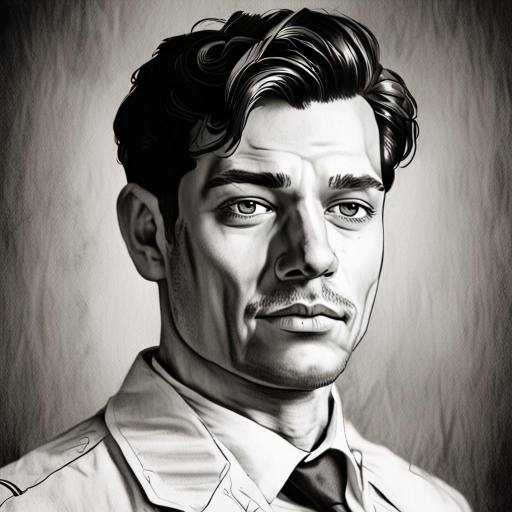
#> input picture scratch/test_cf_t2i.png, 1024 x 1024 px, found by its file name (shown at 1/2 size)
$ python test_inpaint_formats.py
#> lines starting #> are read from the running program, lines starting #| are printed output that depends on the picture; after the words box and inside, x2 and y2 are one past the last pixel; in counts of white or black regions, pixels touching at a corner belong together
import os
import requests
import io
import base64
from PIL import Image, ImageDraw
from dotenv import load_dotenv

project_root = r"c:\important\faces-art-station"
load_dotenv(os.path.join(project_root, ".env"))

account_id = os.getenv("CLOUDFLARE_ACCOUNT_ID", "").strip()
api_token = os.getenv("CLOUDFLARE_API_TOKEN", "").strip()

headers = {
    "Authorization": f"Bearer {api_token}",
    "Content-Type": "application/json"
}

model_inpaint = "@cf/runwayml/stable-diffusion-v1-5-inpainting"
url_inpaint = f"https://api.cloudflare.com/client/v4/accounts/{account_id}/ai/run/{model_inpaint}"

# Load test image generated previously
test_img_path = "scratch/test_cf_t2i.png"
if not os.path.exists(test_img_path):
    # create dummy
    img = Image.new("RGB", (512, 512), color="lightgray")
    img.save(test_img_path)

img = Image.open(test_img_path).convert("RGB").resize((512, 512))
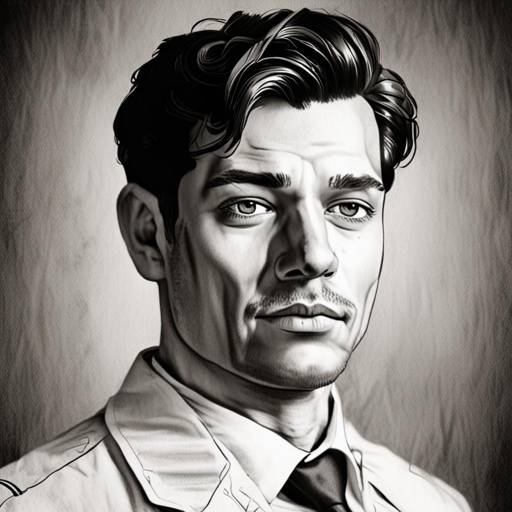
#> img: PIL image 512x512 RGB; mean R, G, B 128.7, 124.7, 120.7

# Create a nose mask (white = area to inpaint, black = area to keep)
w, h = 512, 512
mask = Image.new("L", (w, h), 0)
#> mask: PIL image 512x512 L; every value is 0
d = ImageDraw.Draw(mask)
d.rounded_rectangle([w * 0.36, h * 0.44, w * 0.64, h * 0.59], radius=12, fill=255)

# Convert to PNG bytes
img_buf = io.BytesIO()
img.save(img_buf, format="PNG")
img_bytes = img_buf.getvalue()

mask_buf = io.BytesIO()
mask.save(mask_buf, format="PNG")
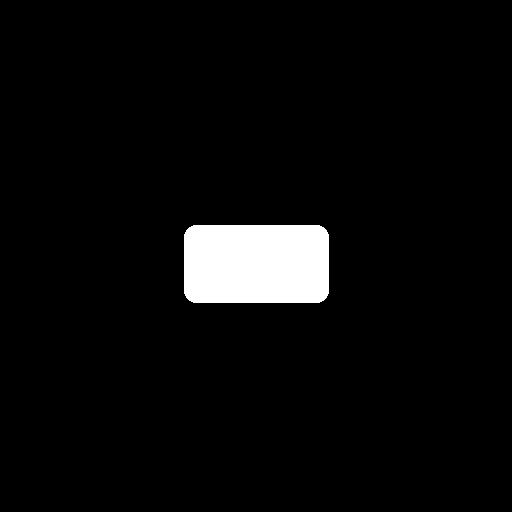
#> mask: PIL image 512x512 L; 4.3% white; 1 white region, box (x1, y1, x2, y2) and area: (184, 225, 329, 303) 11174
mask_bytes = mask_buf.getvalue()

# Test Format A: Array of integers (uint8 array)
print("\n--- Testing Format A: Array of uint8 integers ---")
payload_a = {
    "prompt": "forensic sketch pencil drawing of a hooked aquiline nose, black and white line art",
    "image": list(img_bytes),
    "mask": list(mask_bytes),
    "num_steps": 20,
    "strength": 0.85,
    "guidance": 7.5
}

try:
#> (the run stopped early here; a loop or call above may not have finished)

$ run again, with scratch/debug_ears_overlay.png copied over scratch/test_cf_t2i.png
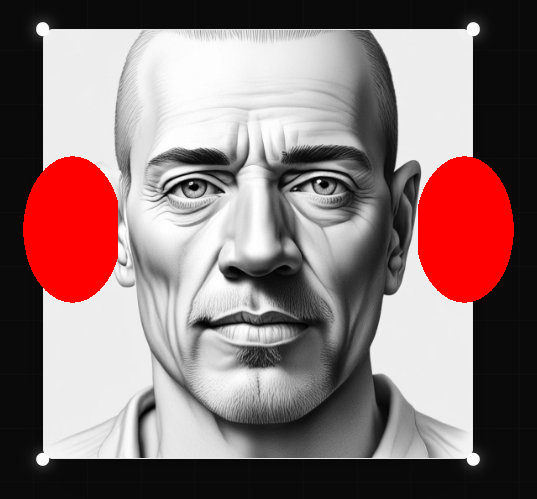
#> input picture scratch/debug_ears_overlay.png, 537 x 499 px, found by its file name
#> `img = Image.open(test_img_path).convert("RGB").resize((512, 512))`:
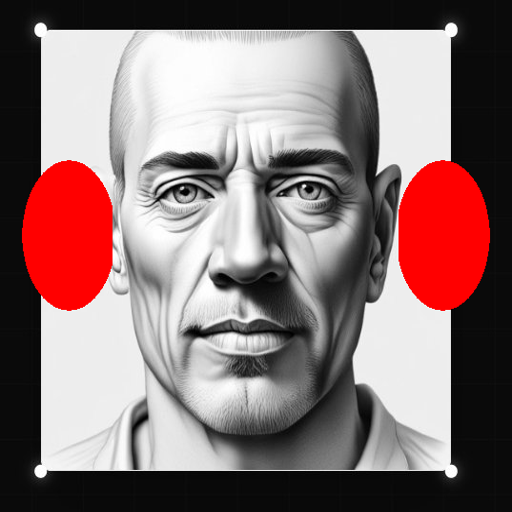
#> img: PIL image 512x512 RGB; mean R, G, B 137.9, 116.7, 116.7

$ run again, with scratch/e2e_hair_case_1.png copied over scratch/test_cf_t2i.png
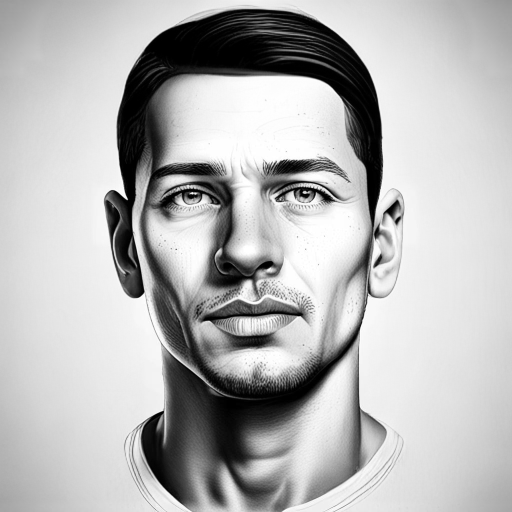
#> input picture scratch/e2e_hair_case_1.png, 1024 x 1024 px, found by its file name (shown at 1/2 size)
#> `img = Image.open(test_img_path).convert("RGB").resize((512, 512))`:
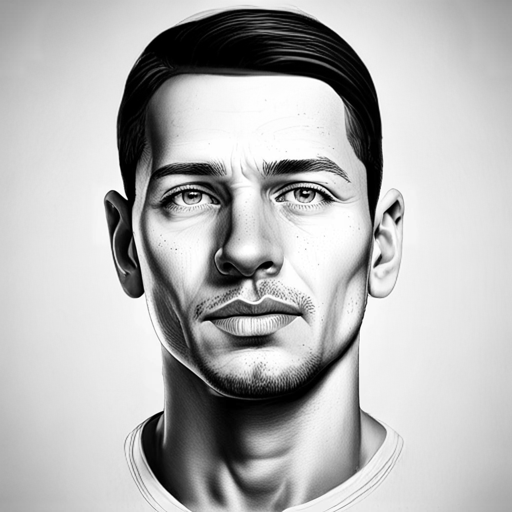
#> img: PIL image 512x512 RGB; min 0, max 255, mean 182.1
